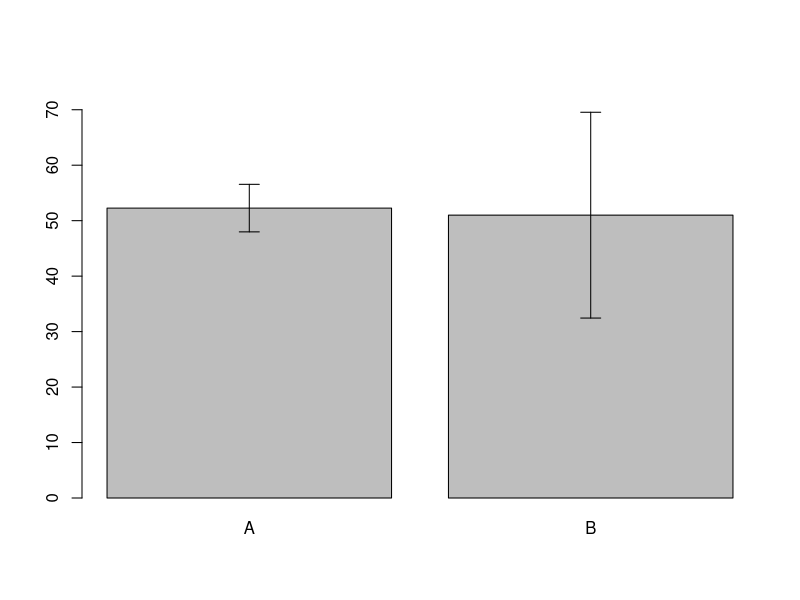
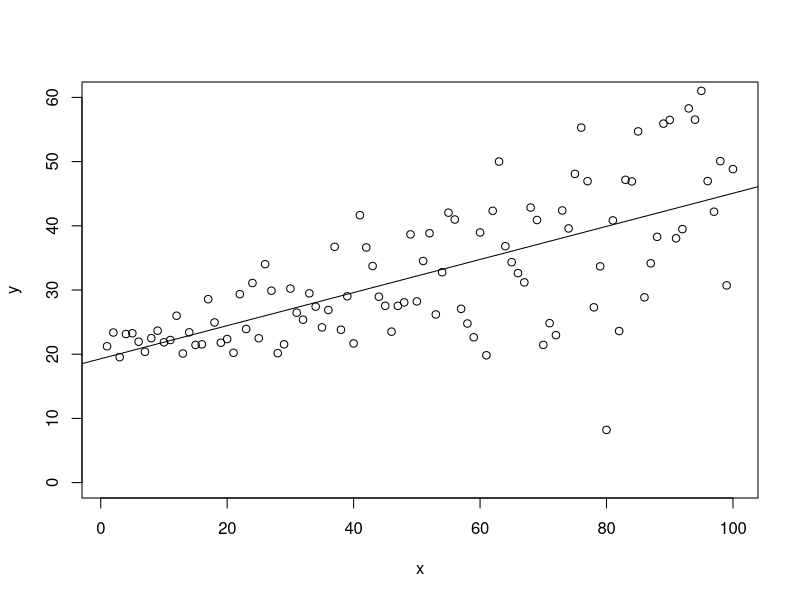
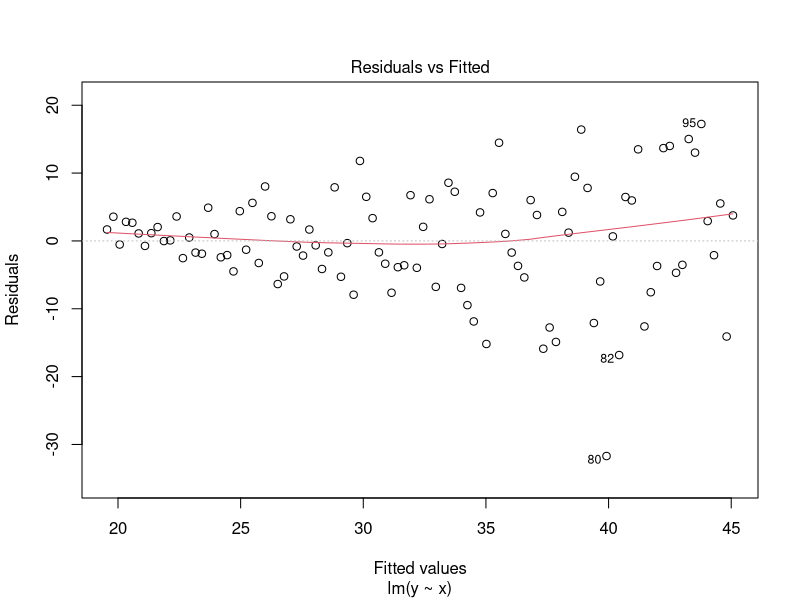
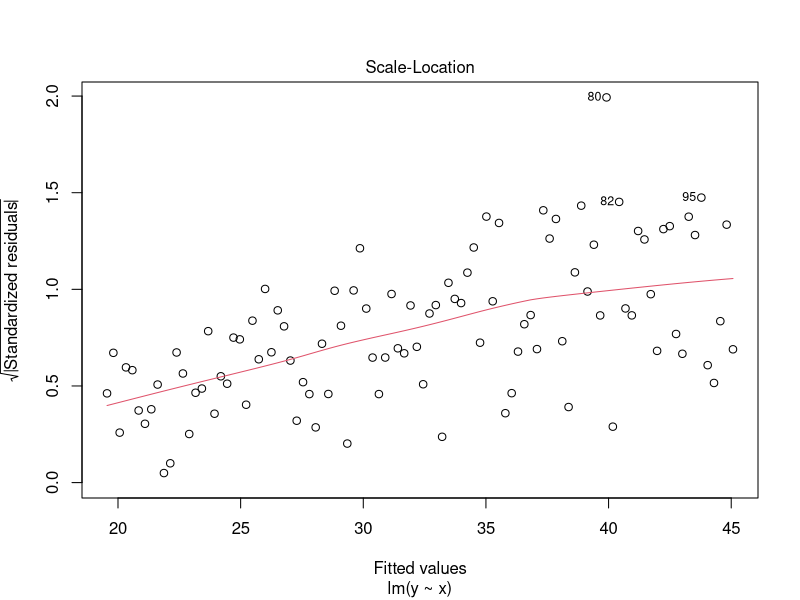

Reproduce these figures in R, in order.
## ---- chunk 1
knitr::opts_chunk$set(eval = TRUE, fig.height = 4, fig.align = "center")
## ---- chunk 2
data <- rbind(data.frame(y = rnorm(50, mean = 50, sd = 5), x = rep("A", 50)),
              data.frame(y = rnorm(50, mean = 50, sd = 20), x = rep("B", 50)))
summ_data <- rbind(tapply(data$y, data$x, mean),
                   tapply(data$y, data$x, mean)-tapply(data$y, data$x, sd),
                   tapply(data$y, data$x, mean)+tapply(data$y, data$x, sd))
bplot <- barplot(summ_data[1,], ylim = c(0, 75))
arrows(bplot,summ_data[3,], bplot, summ_data[2,], angle=90, code=3, length=0.1) 
## ---- chunk 3
data <- data.frame(x = seq(1,100))
for(i in seq_along(data$x)){
  data$y[i] <- data$x + (20 + seq(0,20, length.out = length(data$x))[i]) + rnorm(1, 0, seq(1,15, length.out = length(data$x))[i])
}
plot(y ~ x, data, ylim = c(0, 60))
abline(lm(y~x, data))
## ---- chunk 4
plot(lm(y~x, data), which = 1)
plot(lm(y~x, data), which = 3)
